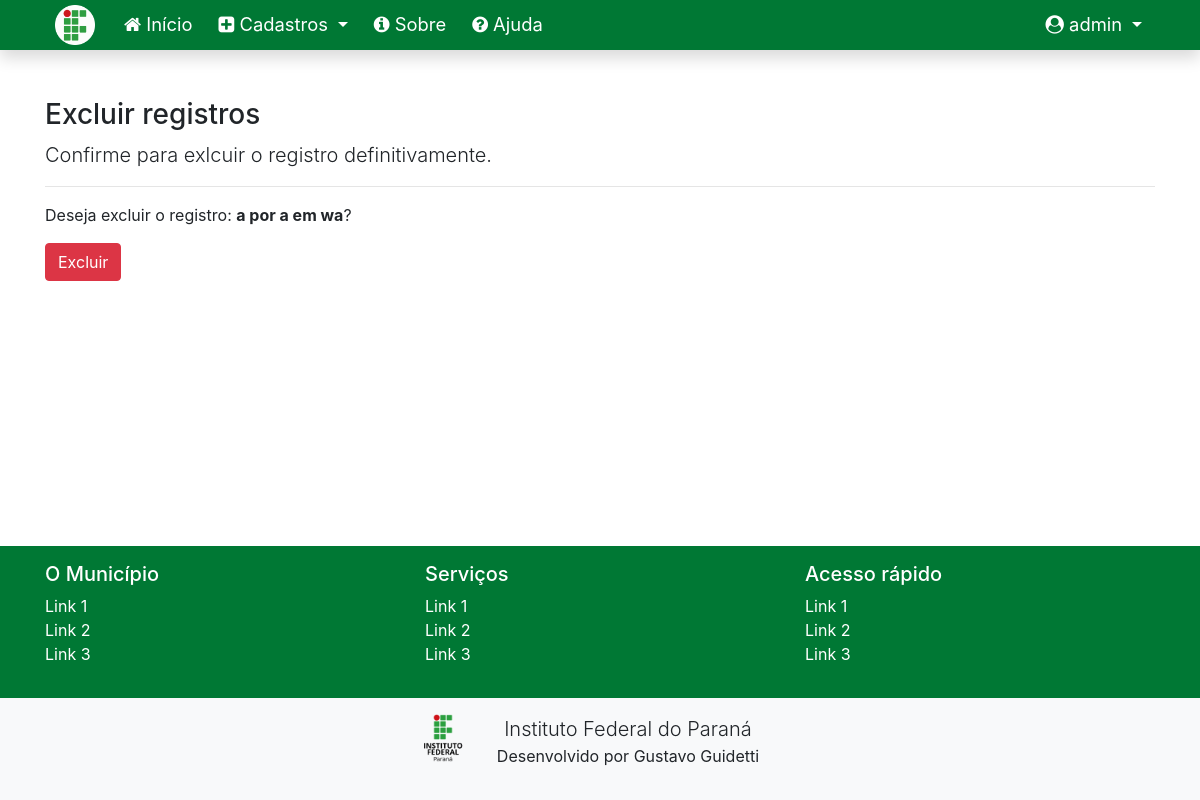
The page /excluir/receita/1/ (signed in) on the database as committed earlier.
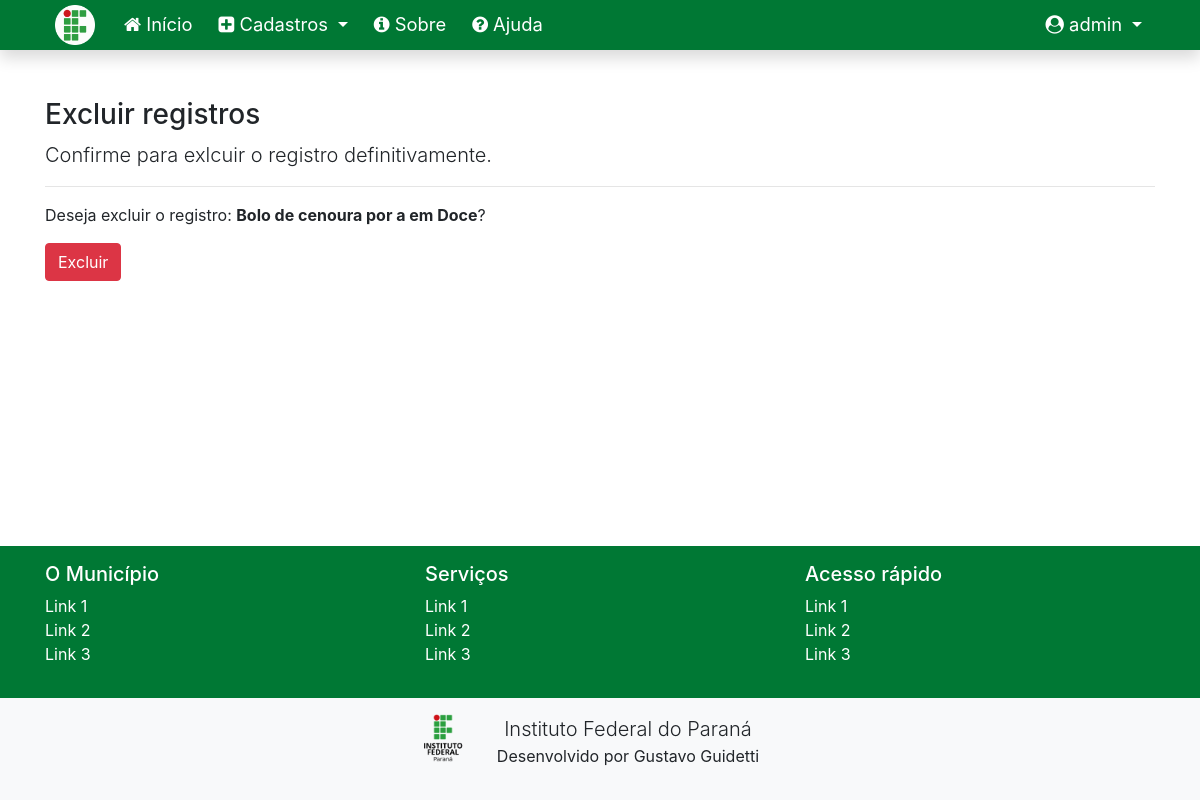
The same page on the database as committed later.
### cadastros/models.py (models this page shows, shortened)
class Receita(models.Model):
    nome = models.CharField(max_length=50)
    descricao = models.TextField()
    modo_preparo = models.TextField()
    autor = models.ForeignKey(Autor, on_delete=models.PROTECT)
    categoria = models.ForeignKey(Categoria, on_delete=models.PROTECT)
    ingredientes = models.ManyToManyField(Ingrediente)
    def __str__(self):
        return "{} por {} em {}".format(self.nome, self.autor.nome, self.categoria.nome)

class Autor(models.Model):
    nome = models.CharField(max_length=50)
    email = models.CharField(max_length=50)

class Categoria(models.Model):
    nome = models.CharField(max_length=50)
    descricao = models.CharField(max_length=50)
    class Meta:
        ordering = ["nome"]

### cadastros/views.py (the view)
# urls.py: path('excluir/receita/<int:pk>/', ReceitaDelete.as_view(), name="excluir-receita"),
class ReceitaDelete(LoginRequiredMixin, DeleteView):
    login_url = reverse_lazy('login')
    model = Receita
    template_name = 'cadastros/form-excluir.html'
    success_url = reverse_lazy('listar-receita')

### cadastros/templates/cadastros/form-excluir.html (shortened to what this page needs)
{% extends 'paginas/modelo-ifpr.html' %}
{% load static %}
{% block conteudo %}
<h3>Excluir registros</h3>
<p class="lead">
    Confirme para exlcuir o registro definitivamente.
</p>
<hr>
<form action="" method="POST">
    <p>
        Deseja excluir o registro: <strong>{{ object }}</strong>?
    </p>
    <button type="submit" class="btn btn-danger">Excluir</button>
</form>
{% endblock %}

Rows that differ between the two databases and show on the page:
changed Receita: nome+autor+categoria "a por a em wa" → "Bolo de cenoura por a em Doce"
